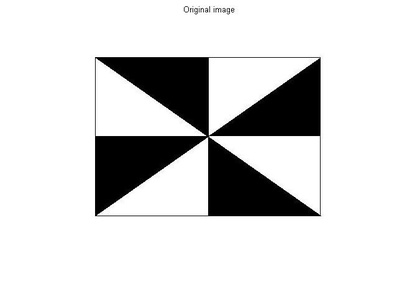
%> input picture pract5-filters/test.JPG, 420 x 292 px, shrunk from 676 x 470 before the run
$ octave code_high_pass.m   (GNU Octave 9; MATLAB toolbox functions it lacks are replaced by stand-ins)
%> lines starting %> are read from the running program, lines starting %| are printed output that depends on the picture
clc;
clear all;
I=imread('test.jpg');
%> I is the input picture: size 292x420x3 uint8; min 0, max 255, mean 216.6
imshow(I);
G=rgb2gray(I);
[m n]=size(G);
%> m = 292; n = 420
imshow(G);
title('Original image');
G=double(G);
%> G: size 292x420 double
S=double(G);
  for i=2:m-1
      for j=2:n-1
        S(i,j)=8*G(i,j)-(G(i-1,j)+G(i-1,j-1)+G(i,j-1)+G(i+1,j)+G(i+1,j+1)+G(i,j+1)+G(i-1,j+1)+G(i+1,j-1));
            end
        end
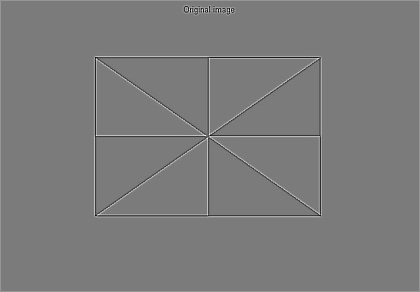
%> S: size 292x420 double; min -1187, max 1263, mean 3; drawn with min black and max white
  S

  figure(2);
  imshow(S,[0 255]);
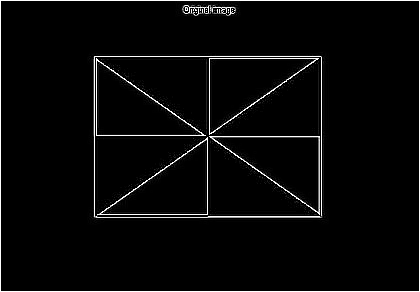
%> displayed picture: size 292x420, on the screen's scale of 0 to 255; min 0, max 255, mean 8.8
  title('High boost filtered image for 3*3 frame');

$ run again, with pract5-filters/highboostframesize3.jpg copied over pract5-filters/test.JPG
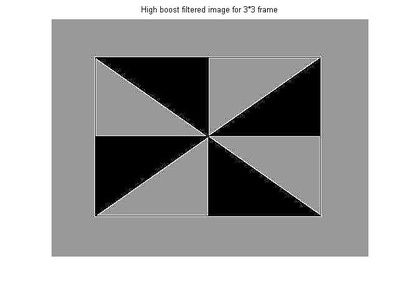
%> input picture pract5-filters/highboostframesize3.jpg, 420 x 292 px, shrunk from 676 x 470 before the run
%> I is the input picture: size 292x420x3 uint8; min 0, max 255, mean 170.6
%> after the loop `for i=2:m-1`:
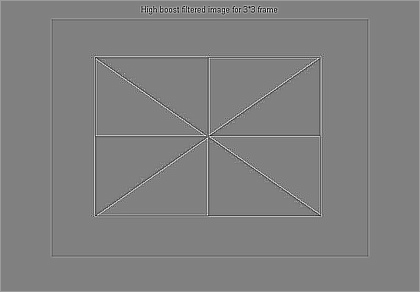
%> S: size 292x420 double; min -1205, max 1180, mean 3; drawn with min black and max white
%> `imshow(S,[0 255]);`:
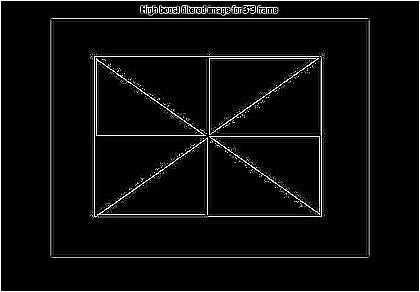
%> displayed picture: size 292x420, on the screen's scale of 0 to 255; min 0, max 255, mean 12.6

$ run again, with pract5-filters/highpassframesize3.jpg copied over pract5-filters/test.JPG
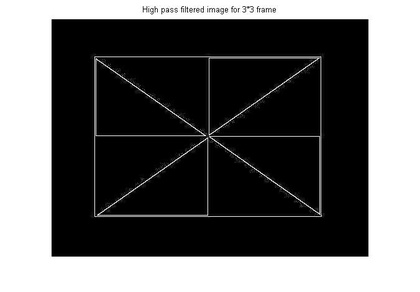
%> input picture pract5-filters/highpassframesize3.jpg, 420 x 292 px, shrunk from 676 x 470 before the run
%> I is the input picture: size 292x420x3 uint8; min 0, max 255, mean 102
%> after the loop `for i=2:m-1`:
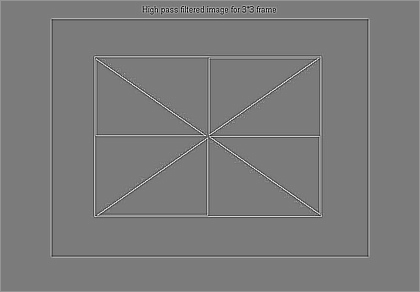
%> S: size 292x420 double; min -1208, max 1280, mean 3; drawn with min black and max white
%> `imshow(S,[0 255]);`:
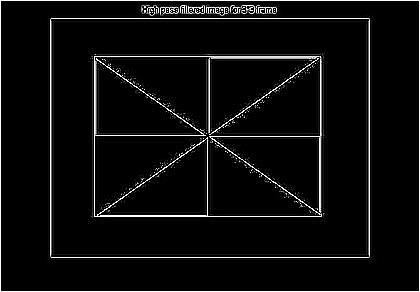
%> displayed picture: size 292x420, on the screen's scale of 0 to 255; min 0, max 255, mean 13.2
